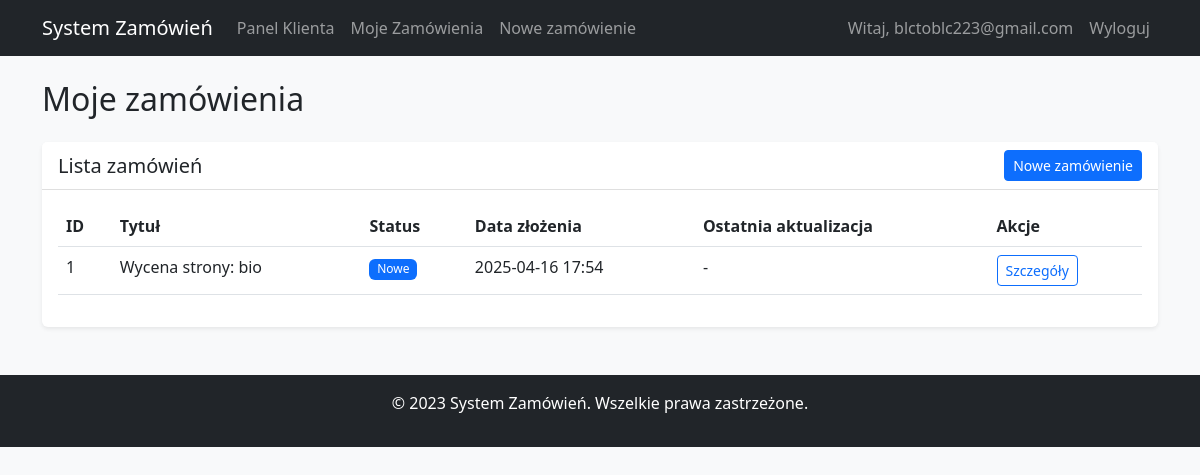
Screenshot of /user/orders (signed in) with the database file from the repository.
### app.py (models this page shows)
class Order(db.Model):
    id = db.Column(db.Integer, primary_key=True)
    title = db.Column(db.String(100), nullable=False)
    description = db.Column(db.Text, nullable=False)
    status = db.Column(db.String(20), default='Nowe')
    admin_comment = db.Column(db.Text)
    created_at = db.Column(db.DateTime, default=datetime.utcnow)
    updated_at = db.Column(db.DateTime, onupdate=datetime.utcnow)
    user_id = db.Column(db.Integer, db.ForeignKey('user.id'), nullable=False)

### app.py (the view)
@app.route('/user/orders')
@login_required
def user_orders():
    orders = Order.query.filter_by(user_id=session['user_id']).order_by(Order.created_at.desc()).all()
    return render_template('user/orders.html', orders=orders)

### app.py (called while the page is built)
def login_required(f):
    @wraps(f)
    def decorated_function(*args, **kwargs):
        if 'user_id' not in session:
            return redirect(url_for('login'))
        return f(*args, **kwargs)
    return decorated_function

### templates/user/orders.html (shortened to what this page needs)
{% extends "base.html" %}
{% block content %}
<div class="row">
    <div class="col-md-12">
        <h2>Moje zamówienia</h2>
        <div class="card mt-4">
            <div class="card-header">
                <div class="d-flex justify-content-between align-items-center">
                    <h5 class="mb-0">Lista zamówień</h5>
                    <a href="{{ url_for('new_order') }}" class="btn btn-sm btn-primary">Nowe zamówienie</a>
                </div>
            </div>
            <div class="card-body">
                {% if orders %}
                    <div class="table-responsive">
                        <table class="table table-hover">
                            <thead>
                                <tr>
                                    <th>ID</th>
                                    <th>Tytuł</th>
                                    <th>Status</th>
                                    <th>Data złożenia</th>
                                    <th>Ostatnia aktualizacja</th>
                                    <th>Akcje</th>
                                </tr>
                            </thead>
                            <tbody>
                                {% for order in orders %}
                                <tr>
                                    <td>{{ order.id }}</td>
                                    <td>{{ order.title }}</td>
                                    <td>
                                        <span class="badge bg-{{ 'primary' if order.status == 'Nowe' else 'warning' if order.status == 'W trakcie' else 'success' }}">
                                            {{ order.status }}
                                        </span>
                                    </td>
                                    <td>{{ order.created_at.strftime('%Y-%m-%d %H:%M') }}</td>
                                    <td>{{ order.updated_at.strftime('%Y-%m-%d %H:%M') if order.updated_at else '-' }}</td>
                                    <td>
                                        <a href="{{ url_for('order_status', order_id=order.id) }}" class="btn btn-sm btn-outline-primary">Szczegóły</a>
                                    </td>
                                </tr>
                                {% endfor %}
                            </tbody>
                        </table>
                    </div>
                {% else %}
                    <p>Nie masz jeszcze żadnych zamówień.</p>
                    <a href="{{ url_for('new_order') }}" class="btn btn-primary">Złóż pierwsze zamówienie</a>
                {% endif %}
            </div>
        </div>
    </div>
</div>
{% endblock %}

### static/css/style.css (style rules this page uses)
body { background-color: #f8f9fa; min-height: 100vh; display: flex; flex-direction: column; }
.card { box-shadow: 0 0.125rem 0.25rem rgba(0, 0, 0, 0.075); border: none; }
.card-header { background-color: #fff; border-bottom: 1px solid rgba(0, 0, 0, 0.125); }
.table-responsive { overflow-x: auto; }
.badge { font-weight: 500; }
.fade-in { animation: fadeIn 0.3s ease-in; }

### rows the page displays
Order: id "1", title "Wycena strony: bio", status "Nowe", created_at "2025-04-16 17:54", updated_at "-"

### other values shown
{{ session['email'] }} "blctoblc223@gmail.com"
